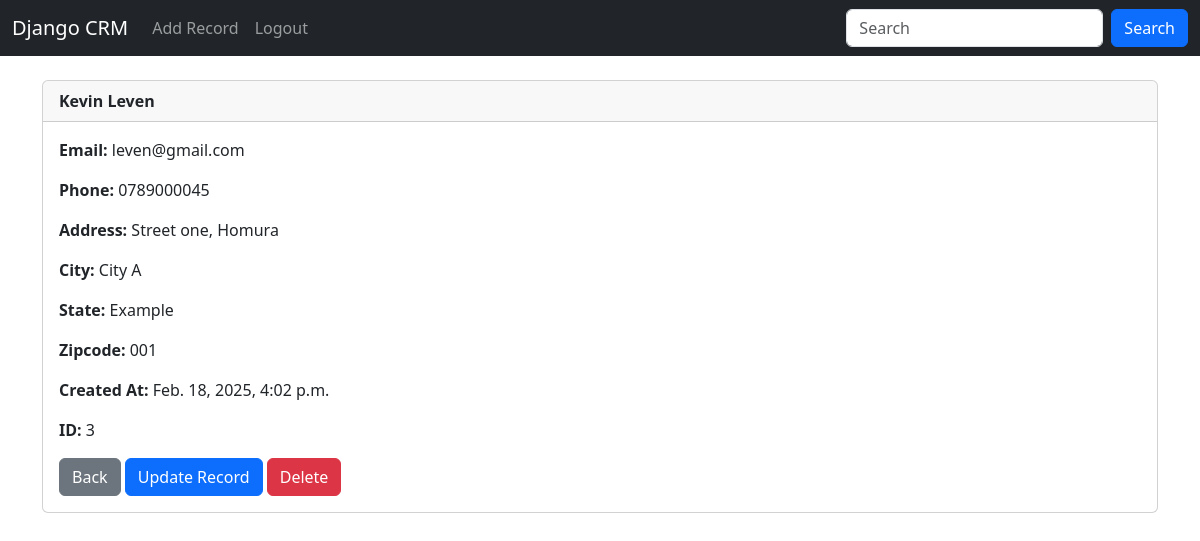
Screenshot of /record/3 (signed in) with the database file from the repository.
### website/models.py (models this page shows, shortened)
class Record(models.Model):
    created_at = models.DateTimeField(auto_now_add=True)
    first_name = models.CharField(max_length=50)
    last_name = models.CharField(max_length=50)
    email = models.EmailField(max_length=100)
    phone = models.CharField(max_length=15)
    address = models.CharField(max_length=100)
    city = models.CharField(max_length=50)
    state = models.CharField(max_length=50)
    zip_code = models.CharField(max_length=20)

### website/views.py (the view)
# urls.py: path('record/<int:pk>', views.customer_record, name='record'),
def customer_record(request, pk):
    if request.user.is_authenticated:
        customer_record = Record.objects.get(id=pk)
        return render(request, 'record.html', {'customer_record': customer_record})
    else:
        messages.error(request, 'You are must be logged in to view that page.')
        return redirect('home')

### website/templates/record.html
{% extends 'base.html' %}
{% block content %}
<div class="card">
<div class="card-header"><strong>{{ customer_record.first_name }} {{ customer_record.last_name }}</strong></div>
  <div class="card-body">
    <p class="card-text"><strong>Email:</strong> {{ customer_record.email }}</p>
    <p class="card-text"><strong>Phone:</strong> {{ customer_record.phone }}</p>
    <p class="card-text"><strong>Address:</strong> {{ customer_record.address }}</p>
    <p class="card-text"><strong>City:</strong> {{ customer_record.city }}</p>
    <p class="card-text"><strong>State:</strong> {{ customer_record.state }}</p>
    <p class="card-text"><strong>Zipcode:</strong> {{ customer_record.zip_code }}</p>
    <p class="card-text"><strong>Created At:</strong> {{ customer_record.created_at }}</p>
    <p class="card-text"><strong>ID:</strong> {{ customer_record.id }}</p>
    <a href="{% url 'home' %}" class="btn btn-secondary">Back</a>
    <a href="{% url 'update_record' customer_record.id %}" class="btn btn-primary">Update Record</a>
    <a href="{% url 'delete_record' customer_record.id %}" class="btn btn-danger">Delete</a>
  </div>
</div>
{% endblock %}

### rows the page displays
Record: first_name "Kevin", last_name "Leven", email "leven@gmail.com", phone "0789000045", address "Street one, Homura", city "City A", state "Example", zip_code "001", created_at "Feb. 18, 2025, 4:02 p.m.", id "3"
